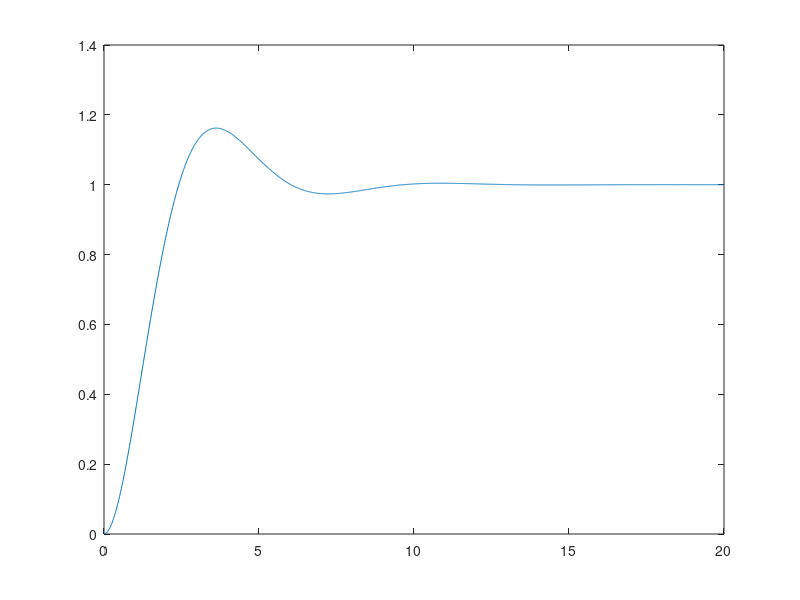

This chart was generated by the following MATLAB code:
% MATLAB script for Illustrative Problem 11, Chapter 7
clear
echo on
num=[0.01 1];
den=[1 1.01 1];
[a,b,c,d]=tf2ss(num,den);
dt=0.01;
u=ones(1,2000);
x=zeros(2,2001);
for i=1:2000
  x(:,i+1)=x(:,i)+dt.*a*x(:,i)+dt.*b*u(i);
  y(i)=c*x(:,i);
  echo off;
end
echo on;
t=[0:dt:20];
plot(t(1:2000),y)
